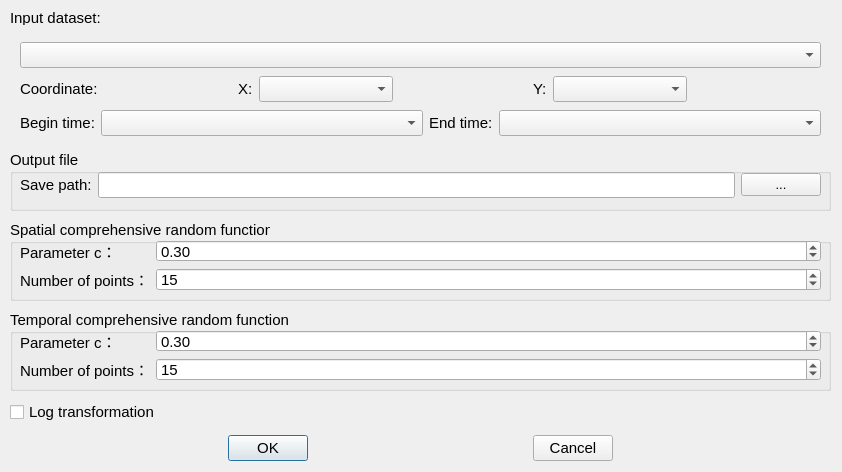
<?xml version="1.0" encoding="UTF-8"?>
<ui version="4.0">
 <class>STYangCZServiceDialog</class>
 <widget class="QDialog" name="STYangCZServiceDialog">
  <property name="geometry">
   <rect>
    <x>0</x>
    <y>0</y>
    <width>842</width>
    <height>472</height>
   </rect>
  </property>
  <property name="font">
   <font>
    <pointsize>11</pointsize>
   </font>
  </property>
  <property name="windowTitle">
   <string>STYangCZ</string>
  </property>
  <widget class="QLabel" name="label">
   <property name="geometry">
    <rect>
     <x>10</x>
     <y>10</y>
     <width>819</width>
     <height>15</height>
    </rect>
   </property>
   <property name="text">
    <string>Input dataset:</string>
   </property>
  </widget>
  <widget class="QWidget" name="widget" native="true">
   <property name="geometry">
    <rect>
     <x>10</x>
     <y>30</y>
     <width>821</width>
     <height>118</height>
    </rect>
   </property>
   <property name="styleSheet">
    <string notr="true"/>
   </property>
   <widget class="QWidget" name="verticalLayoutWidget_2">
    <property name="geometry">
     <rect>
      <x>10</x>
      <y>10</y>
      <width>801</width>
      <height>101</height>
     </rect>
    </property>
    <layout class="QVBoxLayout" name="verticalLayout_3">
     <item>
      <widget class="QComboBox" name="cmbObPath"/>
     </item>
     <item>
      <layout class="QHBoxLayout" name="horizontalLayout">
       <item>
        <widget class="QLabel" name="label_4">
         <property name="text">
          <string>Coordinate:</string>
         </property>
        </widget>
       </item>
       <item>
        <spacer name="horizontalSpacer">
         <property name="orientation">
          <enum>Qt::Horizontal</enum>
         </property>
         <property name="sizeHint" stdset="0">
          <size>
           <width>10</width>
           <height>20</height>
          </size>
         </property>
        </spacer>
       </item>
       <item>
        <widget class="QLabel" name="label_5">
         <property name="text">
          <string>X:</string>
         </property>
        </widget>
       </item>
       <item>
        <widget class="QComboBox" name="cmb_x">
         <property name="sizePolicy">
          <sizepolicy hsizetype="Expanding" vsizetype="Fixed">
           <horstretch>0</horstretch>
           <verstretch>0</verstretch>
          </sizepolicy>
         </property>
         <property name="minimumSize">
          <size>
           <width>100</width>
           <height>0</height>
          </size>
         </property>
         <property name="editable">
          <bool>false</bool>
         </property>
        </widget>
       </item>
       <item>
        <spacer name="horizontalSpacer_3">
         <property name="orientation">
          <enum>Qt::Horizontal</enum>
         </property>
         <property name="sizeHint" stdset="0">
          <size>
           <width>40</width>
           <height>20</height>
          </size>
         </property>
        </spacer>
       </item>
       <item>
        <widget class="QLabel" name="label_10">
         <property name="enabled">
          <bool>true</bool>
         </property>
         <property name="text">
          <string>Y:</string>
         </property>
        </widget>
       </item>
       <item>
        <widget class="QComboBox" name="cmb_y">
         <property name="sizePolicy">
          <sizepolicy hsizetype="Expanding" vsizetype="Fixed">
           <horstretch>0</horstretch>
           <verstretch>0</verstretch>
          </sizepolicy>
         </property>
         <property name="minimumSize">
          <size>
           <width>100</width>
           <height>0</height>
          </size>
         </property>
         <property name="editable">
          <bool>false</bool>
         </property>
        </widget>
       </item>
       <item>
        <spacer name="horizontalSpacer_4">
         <property name="orientation">
          <enum>Qt::Horizontal</enum>
         </property>
         <property name="sizeHint" stdset="0">
          <size>
           <width>40</width>
           <height>20</height>
          </size>
         </property>
        </spacer>
       </item>
      </layout>
     </item>
     <item>
      <layout class="QHBoxLayout" name="horizontalLayout_7">
       <item>
        <widget class="QLabel" name="label_19">
         <property name="text">
          <string>Begin time:</string>
         </property>
        </widget>
       </item>
       <item>
        <widget class="QComboBox" name="cmbObVal_b">
         <property name="enabled">
          <bool>true</bool>
         </property>
         <property name="sizePolicy">
          <sizepolicy hsizetype="Expanding" vsizetype="Fixed">
           <horstretch>0</horstretch>
           <verstretch>0</verstretch>
          </sizepolicy>
         </property>
        </widget>
       </item>
       <item>
        <widget class="QLabel" name="label_27">
         <property name="text">
          <string>End time:</string>
         </property>
        </widget>
       </item>
       <item>
        <widget class="QComboBox" name="cmbObVal_e">
         <property name="enabled">
          <bool>true</bool>
         </property>
         <property name="sizePolicy">
          <sizepolicy hsizetype="Expanding" vsizetype="Fixed">
           <horstretch>0</horstretch>
           <verstretch>0</verstretch>
          </sizepolicy>
         </property>
        </widget>
       </item>
      </layout>
     </item>
    </layout>
   </widget>
  </widget>
  <widget class="QGroupBox" name="groupBox_2">
   <property name="geometry">
    <rect>
     <x>10</x>
     <y>220</y>
     <width>821</width>
     <height>81</height>
    </rect>
   </property>
   <property name="title">
    <string>Spatial comprehensive random function</string>
   </property>
   <widget class="QWidget" name="formLayoutWidget">
    <property name="geometry">
     <rect>
      <x>10</x>
      <y>20</y>
      <width>801</width>
      <height>51</height>
     </rect>
    </property>
    <layout class="QFormLayout" name="formLayout">
     <item row="0" column="0">
      <widget class="QLabel" name="label_9">
       <property name="text">
        <string>Parameter c：</string>
       </property>
      </widget>
     </item>
     <item row="0" column="1">
      <widget class="QDoubleSpinBox" name="dsb_c_num_s">
       <property name="maximum">
        <double>1.500000000000000</double>
       </property>
       <property name="singleStep">
        <double>0.100000000000000</double>
       </property>
       <property name="value">
        <double>0.300000000000000</double>
       </property>
      </widget>
     </item>
     <item row="1" column="0">
      <widget class="QLabel" name="label_8">
       <property name="text">
        <string>Number of points：</string>
       </property>
      </widget>
     </item>
     <item row="1" column="1">
      <widget class="QSpinBox" name="sb_k_num_s">
       <property name="minimum">
        <number>1</number>
       </property>
       <property name="maximum">
        <number>9999</number>
       </property>
       <property name="value">
        <number>15</number>
       </property>
      </widget>
     </item>
    </layout>
   </widget>
  </widget>
  <widget class="QGroupBox" name="groupBox_3">
   <property name="geometry">
    <rect>
     <x>10</x>
     <y>310</y>
     <width>821</width>
     <height>81</height>
    </rect>
   </property>
   <property name="title">
    <string>Temporal comprehensive random function</string>
   </property>
   <widget class="QWidget" name="formLayoutWidget_2">
    <property name="geometry">
     <rect>
      <x>10</x>
      <y>20</y>
      <width>801</width>
      <height>51</height>
     </rect>
    </property>
    <layout class="QFormLayout" name="formLayout_2">
     <item row="0" column="0">
      <widget class="QLabel" name="label_12">
       <property name="text">
        <string>Parameter c：</string>
       </property>
      </widget>
     </item>
     <item row="0" column="1">
      <widget class="QDoubleSpinBox" name="dsb_c_num_t">
       <property name="maximum">
        <double>1.500000000000000</double>
       </property>
       <property name="singleStep">
        <double>0.100000000000000</double>
       </property>
       <property name="value">
        <double>0.300000000000000</double>
       </property>
      </widget>
     </item>
     <item row="1" column="0">
      <widget class="QLabel" name="label_13">
       <property name="text">
        <string>Number of points：</string>
       </property>
      </widget>
     </item>
     <item row="1" column="1">
      <widget class="QSpinBox" name="sb_k_num_t">
       <property name="minimum">
        <number>1</number>
       </property>
       <property name="maximum">
        <number>9999</number>
       </property>
       <property name="value">
        <number>15</number>
       </property>
      </widget>
     </item>
    </layout>
   </widget>
  </widget>
  <widget class="QWidget" name="verticalLayoutWidget_3">
   <property name="geometry">
    <rect>
     <x>10</x>
     <y>400</y>
     <width>821</width>
     <height>61</height>
    </rect>
   </property>
   <layout class="QVBoxLayout" name="verticalLayout_4">
    <property name="sizeConstraint">
     <enum>QLayout::SetDefaultConstraint</enum>
    </property>
    <item>
     <widget class="QCheckBox" name="cb_log">
      <property name="text">
       <string>Log transformation</string>
      </property>
     </widget>
    </item>
    <item>
     <spacer name="verticalSpacer">
      <property name="orientation">
       <enum>Qt::Vertical</enum>
      </property>
      <property name="sizeHint" stdset="0">
       <size>
        <width>20</width>
        <height>40</height>
       </size>
      </property>
     </spacer>
    </item>
    <item>
     <layout class="QHBoxLayout" name="horizontalLayout_8">
      <item>
       <spacer name="horizontalSpacer_20">
        <property name="orientation">
         <enum>Qt::Horizontal</enum>
        </property>
        <property name="sizeHint" stdset="0">
         <size>
          <width>40</width>
          <height>20</height>
         </size>
        </property>
       </spacer>
      </item>
      <item>
       <widget class="QPushButton" name="btnComfirm">
        <property name="text">
         <string>OK</string>
        </property>
       </widget>
      </item>
      <item>
       <spacer name="horizontalSpacer_21">
        <property name="orientation">
         <enum>Qt::Horizontal</enum>
        </property>
        <property name="sizeHint" stdset="0">
         <size>
          <width>40</width>
          <height>20</height>
         </size>
        </property>
       </spacer>
      </item>
      <item>
       <widget class="QPushButton" name="btnCancel">
        <property name="text">
         <string>Cancel</string>
        </property>
       </widget>
      </item>
      <item>
       <spacer name="horizontalSpacer_22">
        <property name="orientation">
         <enum>Qt::Horizontal</enum>
        </property>
        <property name="sizeHint" stdset="0">
         <size>
          <width>40</width>
          <height>20</height>
         </size>
        </property>
       </spacer>
      </item>
     </layout>
    </item>
   </layout>
  </widget>
  <widget class="QGroupBox" name="groupBox">
   <property name="geometry">
    <rect>
     <x>10</x>
     <y>150</y>
     <width>821</width>
     <height>61</height>
    </rect>
   </property>
   <property name="title">
    <string>Output file</string>
   </property>
   <widget class="QWidget" name="layoutWidget">
    <property name="geometry">
     <rect>
      <x>10</x>
      <y>20</y>
      <width>801</width>
      <height>30</height>
     </rect>
    </property>
    <layout class="QHBoxLayout" name="horizontalLayout_6">
     <item>
      <widget class="QLabel" name="label_20">
       <property name="text">
        <string>Save path:</string>
       </property>
      </widget>
     </item>
     <item>
      <widget class="QLineEdit" name="lineOutputPath"/>
     </item>
     <item>
      <widget class="QPushButton" name="btnBrowseOutput">
       <property name="font">
        <font>
         <pointsize>10</pointsize>
         <weight>50</weight>
         <bold>false</bold>
        </font>
       </property>
       <property name="text">
        <string>...</string>
       </property>
      </widget>
     </item>
    </layout>
   </widget>
  </widget>
 </widget>
 <resources/>
 <connections/>
</ui>
